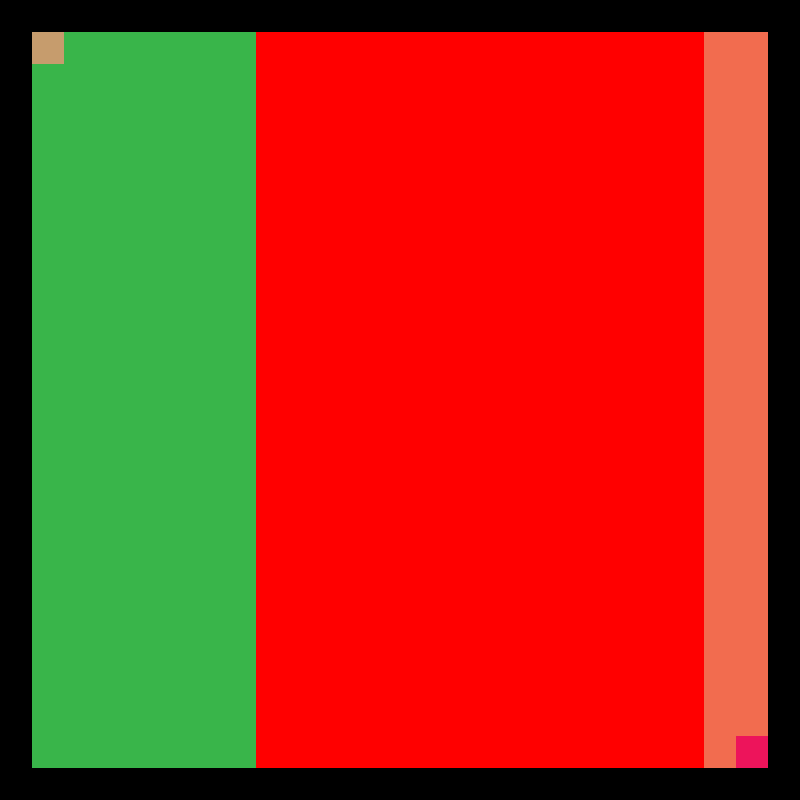

Tiled map render using the project's own tile images. Description and the map definition, with tile-layer contents summarised, below:
An orthogonal 25x25 tile map with 32x32 px tiles, 1 tile layer (Tile Layer 1).

<map version="1.0" orientation="orthogonal" width="25" height="25" tilewidth="32" tileheight="32">
 <tileset firstgid="1" source="map.tsx" />
 <layer name="Tile Layer 1" width="25" height="25">
  <data>[625 cells, 625 non-empty, 6 distinct tile ids]</data>
 </layer>
</map>
